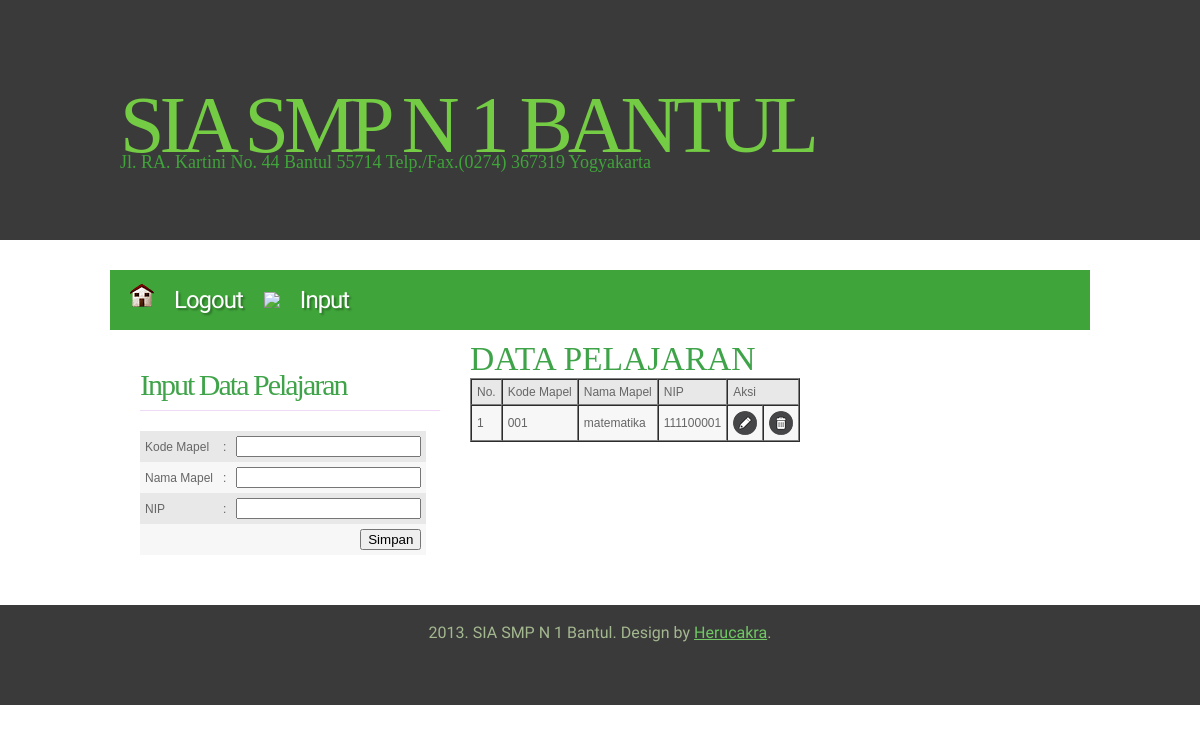
/data_mapel.php (signed in), run on the app's committed database.
### tables this page shows
CREATE TABLE IF NOT EXISTS `mapel` (
  `kd_mapel` varchar(10) NOT NULL,
  `nm_mapel` varchar(30) NOT NULL,
  `nip` varchar(20) NOT NULL,
  PRIMARY KEY (`kd_mapel`),
  KEY `nip` (`nip`)
);

### data_mapel.php (the view, shortened to what this page needs)
<html>
<head>
<link href="style.css" rel="stylesheet" type="text/css" media="screen" />
</head>
<body>
<div id="wrapper">
	<div id="header-wrapper">
		<div id="header">
			<div id="logo">
				<h1><a href="#">SIA SMP N 1 Bantul</a></h1>
				<p>Jl. RA. Kartini No. 44 Bantul 55714 Telp./Fax.(0274) 367319 Yogyakarta</p>
			</div>
		</div>
	</div>
	<div id="menu-wrapper">
		<ul id="menu">
		<li><a href="logout.php"><img src ="images/home.png" /><span>Logout</span></a></li>
		<li><img src ="images/nilai.png" /><span>Input</span></a>
		</li>
		</ul>
	</div>
	<div id="page">
		<div id="content">
			<div class="contentbg">
				<h2>DATA PELAJARAN</h2>
				<table border="1" cellpadding="5" cellspacing="0">
				<tbody>
					<tr class='dark'>
						<td>No.</td>
						<td>Kode Mapel</td>
						<td>Nama Mapel</td>
						<td>NIP</td>
						<td colspan="2">Aksi</td>
					</tr>
				<?php
				$query = mysql_query("select * from mapel");
				$no = 1;
				while ($data = mysql_fetch_array($query)) {
				?>
					<tr class='light'>
					<td><?php echo $no; ?></td>
						<td><?php echo $data['kd_mapel']; ?></td>
						<td><?php echo $data['nm_mapel']; ?></td>
						<td><?php echo $data['nip']; ?></td>
						<td><a href="edit_mapel.php?kd_mapel=<?php echo $data['kd_mapel']; ?>"><img src ="images/edit.png" /></a></td>
						<td><a href="deleteM.php?kd_mapel=<?php echo $data['kd_mapel']; ?>"><img src ="images/bin.png" /></a></td>
					</tr>
				<?php
					$no++;
				}
				?>
				</tbody>
				</table>
			</div>
		</div>
		<div id="sidebar-bg">
			<div id="sidebar">
				<ul>
					<h2>Input Data Pelajaran</h2>
					<form name="input_data" action="insertM.php" method="post">
					<table border="0" cellpadding="5" cellspacing="0">
						<tbody>
						<tr class='dark'>
							<td>Kode Mapel</td>
							<td>:</td>
							<td><input type="text" name="kd_mapel" required="required" /></td>
						</tr>
						<tr class='light'>
							<td>Nama Mapel</td>
							<td>:</td>
							<td><input type="text" name="nm_mapel" required="required" /></td>
						</tr>
						<tr class='dark'>
							<td>NIP</td>
							<td>:</td>
							<td><input type="text" name="nip" required="required" /></td>
						</tr>
						<tr class='light'>
							<td align="right" colspan="3"><input type="submit" name="submit" value="Simpan" /></td>
						</tr>
						</tbody>
					</table>
					</form>
				</ul>
			</div>
		</div>
		<div style="clear: both;">&nbsp;</div>
	</div>
</div>
<div id="footer">
	<p>2013. SIA SMP N 1 Bantul. Design by <a href="http://www.smpn1bantul.net">Herucakra</a>.</p>
</div>
</body>
</html>

### style.css (style rules this page uses)
body { margin: 0; padding: 0; background: #FFFFFF; font-family: Arial, Helvetica, sans-serif; font-size: 14px; color: #181B20; }
h1, h2, h3 { margin: 0px; padding: 0px; font-family: 'Arvo', serif; font-weight: 400; color: #3FA449; }
table tbody { font-size: 12px; }
table tbody tr.light { color:#666666; background-color:#F7F7F7; }
table tbody tr.dark { color:#666666; background-color:#E8E8E8; }
h1 { font-size: 2em; }
h2 { font-size: 2.4em; }
p, ul, ol { margin-top: 0; line-height: 180%; }
a { text-decoration: none; color: #9C9A9A; }
#wrapper { margin: 0 auto; padding: 0; }
#header-wrapper { height: 240px; background: #3A3A3A; margin-bottom: 30px; }
#header { width: 960px; height: 240px; margin: 0 auto; }
#logo { width: 980px; height: 100px; margin: 0px auto; padding: 80px 0px 0px 0px; color: #3FA43A; }
#logo h1, #logo p { display: block; margin: 0px; padding: 0px; }
#logo h1 { letter-spacing: -5px; text-align: left; text-transform: uppercase; font-size: 80px; color: #3FA43A; }
#logo h1 a { color: #73CC43; }
#logo p { margin-top: -25px; text-align: left; font-family: 'Arvo', serif; font-size: 18px; }
#logo a { border: none; background: none; text-decoration: none; color: #3FA43A; }
#menu-wrapper { width: 980px; height: 60px; margin: 0px auto; padding: 0px; background: #3FA43A; }
#menu { margin: 0; padding: 0px 20px; list-style: none; line-height: 60px; letter-spacing: -1px; text-decoration: none; text-shadow: 2px 2px 2px rgba(0,0,0,.3); font-family: 'Abel', sans-serif; font-size: 24px; font-weight: normal; color: #FFFFFF; }
#menu li { float: left; margin-right: 1px; }
#menu a { display: block; float: left; height: 60px; margin: 0px; color: #FFFFFF; }
#menu span { padding: 0px 20px; }
#page { width: 980px; margin: 0px auto; padding: 0px; }
#content { float: right; width: 650px; }
#content .contentbg { width: 590px; padding: 10px 30px 0px 30px; }
#sidebar-bg { float: left; width: 330px; }
#sidebar { overflow: hidden; width: 300px; padding: 30px 30px 20px 30px; }
#sidebar ul { margin: 0; padding: 0; list-style: none; }
#sidebar h2 { height: 38px; margin-bottom: 20px; padding: 12px 0 0 0px; border-bottom: 1px solid #F1DAF7; letter-spacing: -2px; font-size: 30px; color: #3FA449; }
#footer { height: 100px; background: #3A3A3A; }
#footer p { margin: 0; padding-top: 18px; line-height: normal; text-align: center; font-family: 'Abel', sans-serif; font-size: 16px; color: #A4B890; }
#footer a { text-decoration: underline; color: #70C964; }

### data on the page
mapel: kd_mapel "001", nm_mapel "matematika", nip "111100001"
